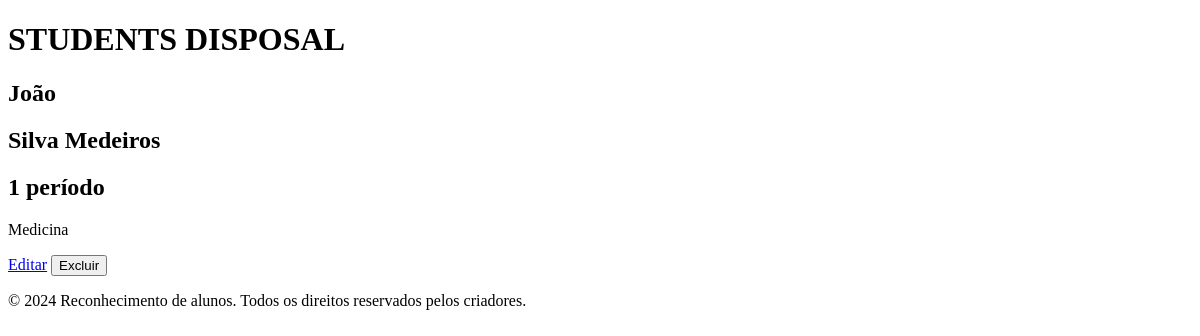
Page /students/123432131246/ on the earlier database version.
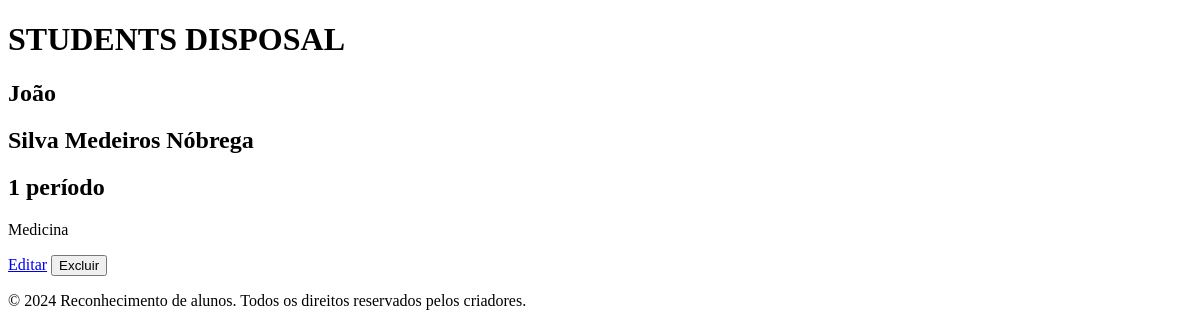
Same page on the later database version.
### studentsPost/models.py (models this page shows, shortened)
class StudentsPost(models.Model):
    matricula = models.IntegerField(primary_key=True)
    nome = models.CharField(max_length=30)
    sobrenome = models.CharField(max_length=300)
    serie = models.CharField(max_length=30)
    data_presença = models.DateTimeField(auto_now_add=True)
    descricao = models.TextField(blank=True, null=True)

### studentsPost/views.py (the view)
# urls.py: path('<int:pk>/', StudentsDetailView.as_view(), name='post_detail'),
class StudentsDetailView(DetailView):
    model = StudentsPost
    template_name = 'pages/post_detail.html'

### studentsPost/templates/pages/post_detail.html (shortened to what this page needs)
{% extends 'base.html' %}
{% block content %}
    <h2>{{ object.nome }}</h2>
    <h2>{{ object.sobrenome }}</h2>
    <h2>{{ object.serie }}</h2>
    <p>{{ object.descricao }}</p>
    <a href="{% url 'post_update' pk=object.pk %}">Editar</a>
    <form action="{% url 'post_delete' pk=object.pk %}" method="post" style="display: inline">
        <button type="submit">Excluir</button>
    </form>
{% endblock %}

Differences in the rows shown:
changed StudentsPost "João": sobrenome "Silva Medeiros" → "Silva Medeiros Nóbrega"
